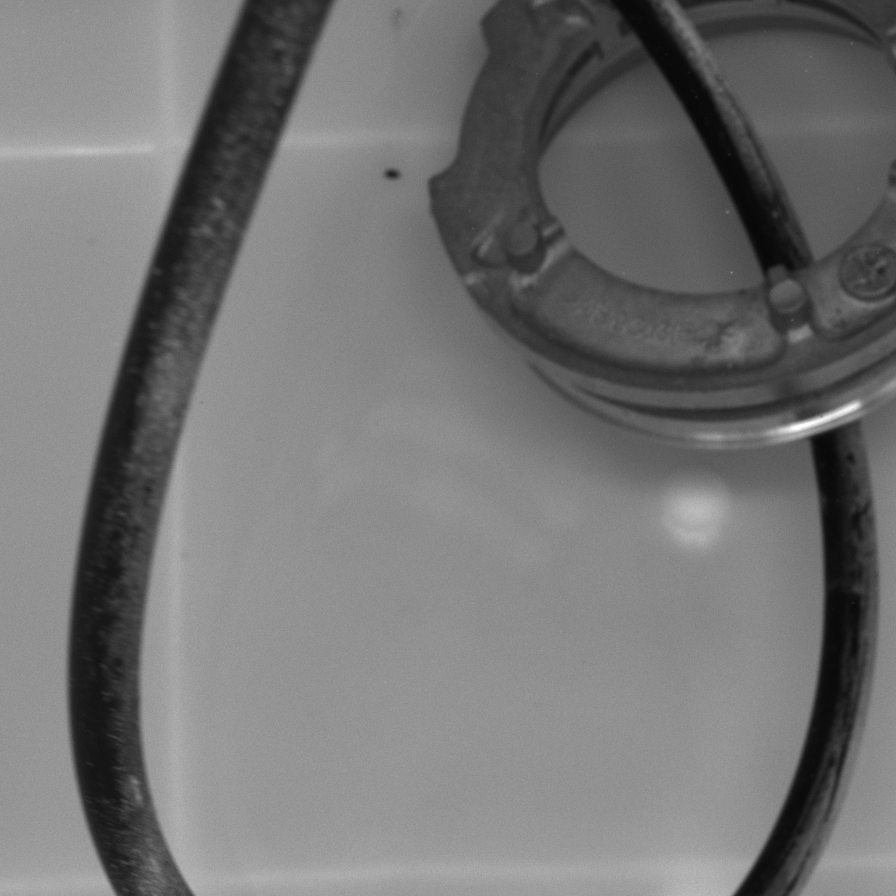
//> input picture opencv/basic/test1.bmp, 896 x 896 px
$ ./addSault ../test1.bmp   (built with g++ and OpenCV 4)
//> lines starting //> are read from the running program, lines starting //| are printed output that depends on the picture; after the words box and inside, x2 and y2 are one past the last pixel; in counts of white or black regions, pixels touching at a corner belong together
#include "opencv2/opencv.hpp"
#include <opencv2/highgui.hpp>
#include <opencv2/imgproc.hpp>

using namespace std;
using namespace cv;

Mat addSaltNoise(const Mat src, int len);
Mat addGaussNoise(const Mat src);

int main(int argc, char **argv)
{
	srand((int)time(0));//产生随机种子，否则rand()在程序每次运行时的值都与上一次一样

	if(argc != 2) { cout << "parameter error" << endl; return -1; }
	Mat  srcImg = imread(argv[1]);
//> srcImg is the input picture: 896 rows x 896 cols, CV_8UC3; min 7, max 255, mean 116
	if(!srcImg.data) { cout << "read image error" << endl; return -1; }
	imshow("原图", srcImg);

	Mat saltImg = addSaltNoise(srcImg, 3000);
	imshow("加入椒盐噪声后", saltImg);
	Mat gaussImg = addGaussNoise(srcImg);
	//imshow("加入高斯噪声后", gauImg);


	waitKey(0);
	return 0;
}

Mat addSaltNoise(const Mat src, int len)
{
//> called with len = 3000
	Mat img = src.clone();

	bool isGray = src.channels()==1?true:false;
//> isGray = false


 	//椒噪声
	for( int i = 0; i < len; i++)
	{
		int row = rand()%src.rows;
		int col = rand()%src.cols;

		if( i%500 == 0) cout << "row: " << row << "	col: " << col << endl;

		if( isGray )
			img.at<uchar>(row, col) = 0;
		else
			img.at<Vec3b>(row, col) = Vec3b(0, 0, 0);
			//img.at<Vec3b>(row, col)[0] = 255;
			//img.at<Vec3b>(row, col)[1] = 255;
			//img.at<Vec3b>(row, col)[2] = 255;
	}
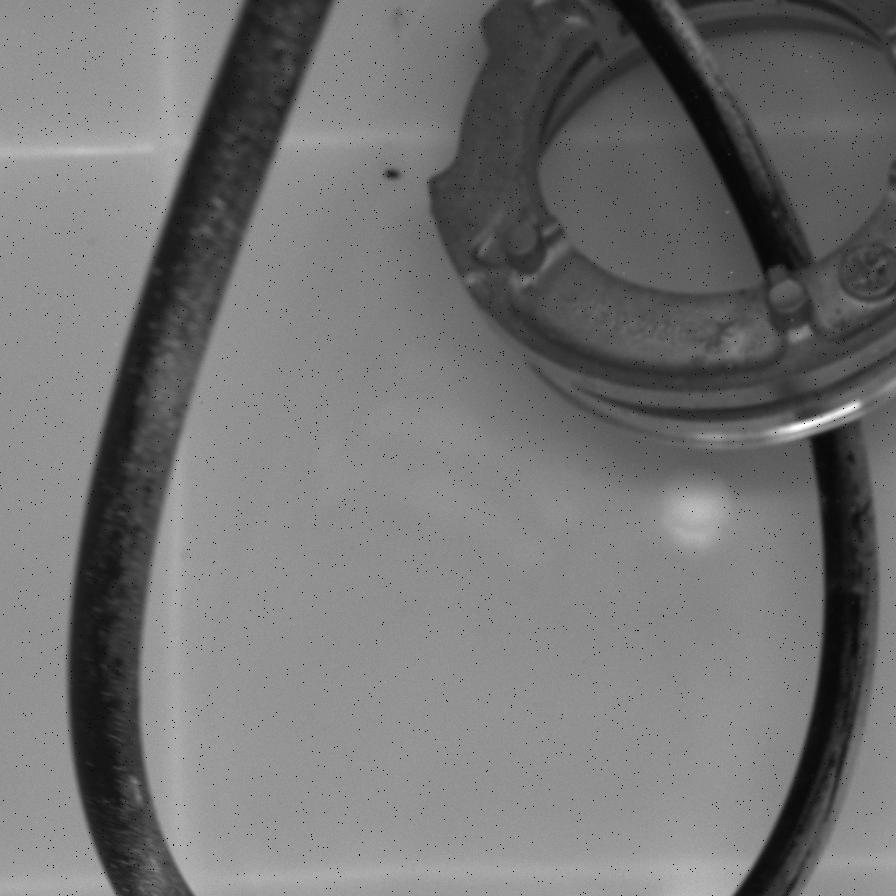
//> img: 896 rows x 896 cols, CV_8UC3; 0.37% of pixels changed, all inside (x1, y1, x2, y2) = (0, 0, 896, 896)

	//盐噪声
	for( int i = 0; i < len; i++)
	{
		int row = rand()%src.rows;
		int col = rand()%src.cols;

		if( i%100 == 0) cout << "row: " << row << "	col: " << col << endl;

		if( isGray )
			img.at<uchar>(row, col) = 255;
		else
			img.at<Vec3b>(row, col) = Vec3b(255, 255, 255);
	}
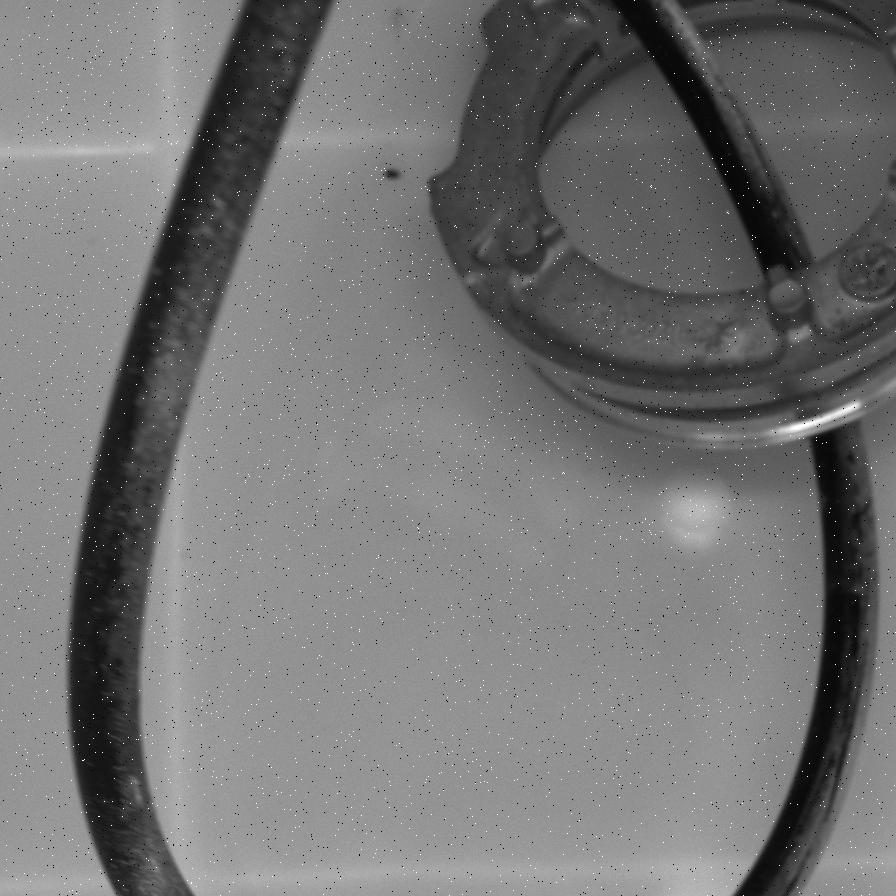
//> img: 896 rows x 896 cols, CV_8UC3; 0.37% of pixels changed, all inside (x1, y1, x2, y2) = (1, 0, 896, 896)

	return img;
}

Mat addGaussNoise(const Mat)
{
	Mat img;
	return img;
}
